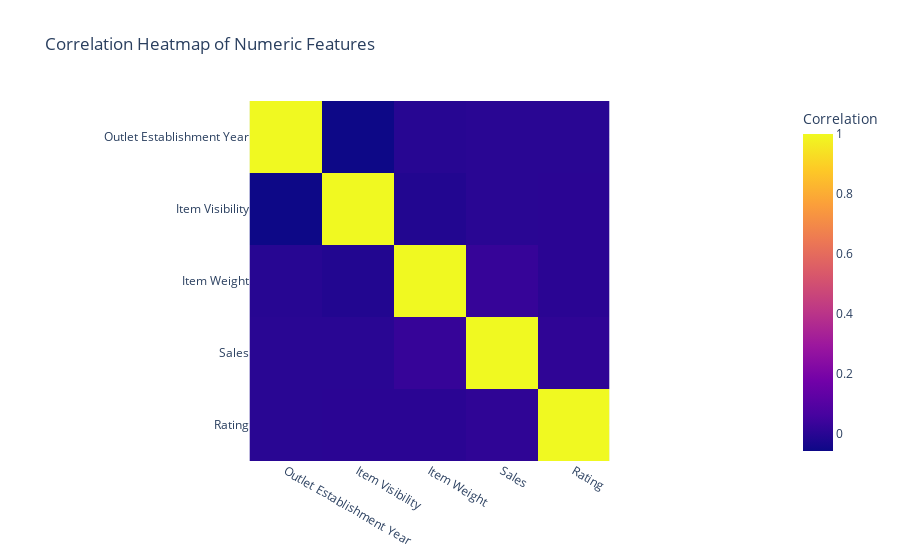

Here is the notebook cell this chart was saved with:
### Code cell
numeric_columns = df.select_dtypes(include=['number'])
correlation_matrix = numeric_columns.corr()

# Create the heatmap
correlation_heatmap = px.imshow(correlation_matrix, 
                                title='Correlation Heatmap of Numeric Features', 
                                labels=dict(color='Correlation'))
correlation_heatmap.show()

### Figure 1 — Plotly figure (JSON) as saved in the notebook; plotly's stock layout.template omitted (floating-point values rounded to 4 significant figures)
{"data": [{"coloraxis": "coloraxis", "hovertemplate": "x: %{x}<br>y: %{y}<br>Correlation: %{z}<extra></extra>", "name": "0", "type": "heatmap", "x": ["Outlet Establishment Year", "Item Visibility", "Item Weight", "Sales", "Rating"], "xaxis": "x", "y": ["Outlet Establishment Year", "Item Visibility", "Item Weight", "Sales", "Rating"], "yaxis": "y", "z": [[1, -0.05809, -0.004589, -0.0006543, 0.0004136], [-0.05809, 1, -0.01405, -0.001315, 0.0007976], [-0.004589, -0.01405, 1, 0.02714, 0.002711], [-0.0006543, -0.001315, 0.02714, 1, 0.01133], [0.0004136, 0.0007976, 0.002711, 0.01133, 1]]}], "layout": {"coloraxis": {"colorbar": {"title": {"text": "Correlation"}}, "colorscale": [[0, "#0d0887"], [0.1111, "#46039f"], [0.2222, "#7201a8"], [0.3333, "#9c179e"], [0.4444, "#bd3786"], [0.5556, "#d8576b"], [0.6667, "#ed7953"], [0.7778, "#fb9f3a"], [0.8889, "#fdca26"], [1, "#f0f921"]]}, "title": {"text": "Correlation Heatmap of Numeric Features"}, "xaxis": {"anchor": "y", "constrain": "domain", "domain": [0, 1], "scaleanchor": "y"}, "yaxis": {"anchor": "x", "autorange": "reversed", "constrain": "domain", "domain": [0, 1]}}}
